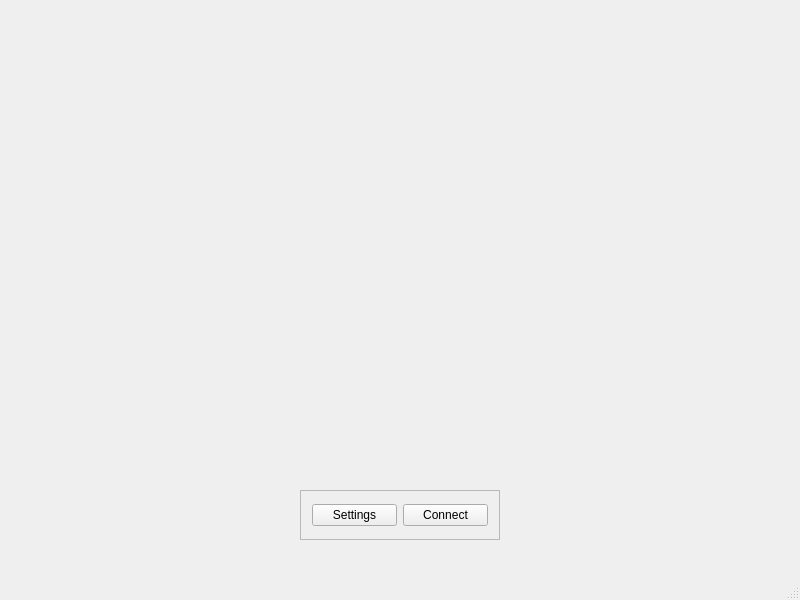
<?xml version="1.0" encoding="UTF-8"?>
<ui version="4.0">
 <class>MainWindow</class>
 <widget class="QMainWindow" name="MainWindow">
  <property name="geometry">
   <rect>
    <x>0</x>
    <y>0</y>
    <width>800</width>
    <height>600</height>
   </rect>
  </property>
  <property name="windowTitle">
   <string>MainWindow</string>
  </property>
  <widget class="QWidget" name="centralWidget">
   <widget class="QFrame" name="frame">
    <property name="enabled">
     <bool>true</bool>
    </property>
    <property name="geometry">
     <rect>
      <x>300</x>
      <y>490</y>
      <width>200</width>
      <height>50</height>
     </rect>
    </property>
    <property name="frameShape">
     <enum>QFrame::StyledPanel</enum>
    </property>
    <property name="frameShadow">
     <enum>QFrame::Raised</enum>
    </property>
    <layout class="QHBoxLayout" name="horizontalLayout">
     <item>
      <widget class="QPushButton" name="actionConfigure">
       <property name="text">
        <string>Settings</string>
       </property>
      </widget>
     </item>
     <item>
      <widget class="QPushButton" name="actionConnect">
       <property name="text">
        <string>Connect</string>
       </property>
       <property name="autoDefault">
        <bool>false</bool>
       </property>
       <property name="default">
        <bool>false</bool>
       </property>
       <property name="flat">
        <bool>false</bool>
       </property>
      </widget>
     </item>
    </layout>
   </widget>
   <widget class="QWidget" name="verticalLayoutWidget">
    <property name="geometry">
     <rect>
      <x>169</x>
      <y>9</y>
      <width>481</width>
      <height>471</height>
     </rect>
    </property>
    <layout class="QVBoxLayout" name="drawingLayout"/>
   </widget>
  </widget>
  <widget class="QStatusBar" name="statusBar">
   <property name="font">
    <font>
     <weight>75</weight>
     <bold>true</bold>
    </font>
   </property>
  </widget>
  <widget class="QMenuBar" name="menuBar">
   <property name="geometry">
    <rect>
     <x>0</x>
     <y>0</y>
     <width>800</width>
     <height>25</height>
    </rect>
   </property>
  </widget>
 </widget>
 <layoutdefault spacing="6" margin="11"/>
 <resources/>
 <connections/>
</ui>
